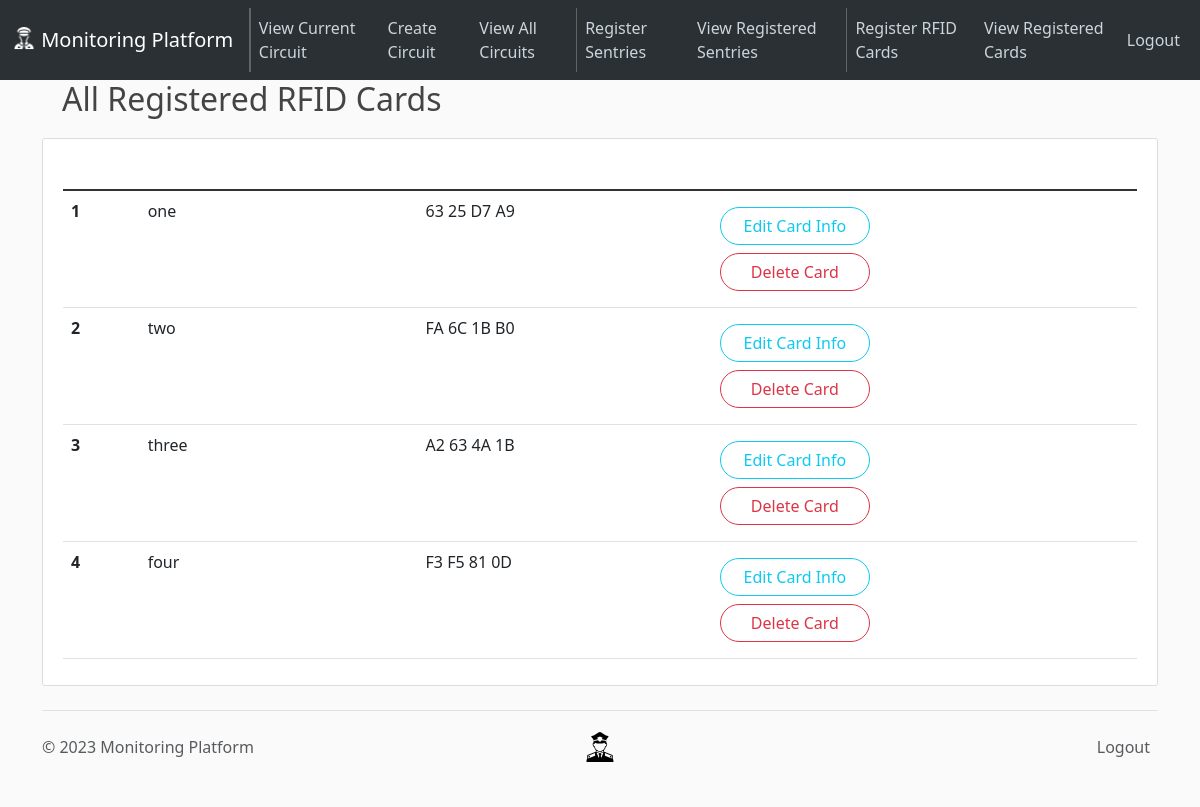
The page /cards/view (signed in) on the database its author committed.
### app/models.py (models this page shows, shortened)
class Card(db.Model):
    __tablename__ = "cards"
    id = Column(Integer, primary_key=True, autoincrement=True)
    rfid_id = Column(String(11), unique=True, nullable=False)
    alias = Column(String(20), unique=True, nullable=False)

### app/routes.py (the view)
@app.route("/cards/view")
@login_required  # ensures that supervisor is logged in to access
def view_all_cards():
    cards = Card.query.all()
    return render_template("view-all-cards.html", cards=cards)

### app/models.py (called while the page is built)
@login_manager.user_loader
def load_supervisor(supervisor_id):
    return Supervisor.query.get(int(supervisor_id))

### app/templates/view-all-cards.html (shortened to what this page needs)
{% extends 'layout.html' %}{% block content %}
<h2>All Registered RFID Cards</h2>
<article class="media content-section">
  <div class="media-body">
    <table class="table">
      <thead class="bg-steel">
        <tr>
          <th scope="col" style="color: white">#</th>
          <th scope="col" style="color: white">Card Alias</th>
          <th scope="col" style="color: white">Card ID</th>
          <th scope="col" style="color: white">Card Actions</th>
        </tr>
      </thead>
      <tbody class="table-group-divider">
        {% for card in cards %}
        <tr>
          <th scope="row">{{ card.id }}</th>
          <td>{{ card.alias }}</td>
          <td>{{ card.rfid_id.upper() }}</td>
          <td class="align-middle">
            <div class="row my-2" style="width: 150px">
              <a
                class="btn btn-outline-info rounded-pill"
                href="{{ url_for('update_card', card_id=card.id) }}"
                >Edit Card Info</a
              >
            </div>
            <div class="row my-2" style="width: 150px">
              <button
                type="button"
                class="btn btn-outline-danger rounded-pill"
                data-bs-toggle="modal"
                data-bs-target="#delete-card-{{ card.id }}"
              >
                Delete Card
              </button>
            </div>
          </td>
        </tr>
        {% endfor %}
      </tbody>
    </table>
  </div>
</article>
{% endblock content %}

### app/static/main.css (style rules this page uses)
body { background: #fafafa; color: #333333; margin-top: 5rem; }
h1, h2, h3, h4, h5, h6 { color: #444444; margin: 20px; }
.bg-steel { background-color: #5f788a; }
.content-section { background: #ffffff; padding: 10px 20px; border: 1px solid #dddddd; border-radius: 3px; margin-bottom: 20px; }

### rows shown on the page
Card: id "1", alias "one", rfid_id "63 25 D7 A9"
Card: id "2", alias "two", rfid_id "FA 6C 1B B0"
Card: id "3", alias "three", rfid_id "A2 63 4A 1B"
Card: id "4", alias "four", rfid_id "F3 F5 81 0D"
